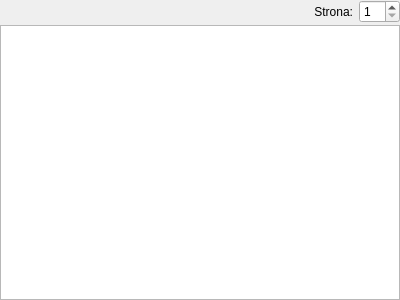
<?xml version="1.0" encoding="UTF-8"?>
<ui version="4.0">
 <class>HexEditor</class>
 <widget class="QWidget" name="HexEditor">
  <property name="geometry">
   <rect>
    <x>0</x>
    <y>0</y>
    <width>400</width>
    <height>300</height>
   </rect>
  </property>
  <property name="windowTitle">
   <string>Form</string>
  </property>
  <layout class="QGridLayout" name="gridLayout">
   <property name="leftMargin">
    <number>0</number>
   </property>
   <property name="topMargin">
    <number>0</number>
   </property>
   <property name="rightMargin">
    <number>0</number>
   </property>
   <property name="bottomMargin">
    <number>0</number>
   </property>
   <property name="spacing">
    <number>2</number>
   </property>
   <item row="0" column="0">
    <widget class="QWidget" name="pagesW" native="true">
     <layout class="QHBoxLayout" name="horizontalLayout">
      <property name="leftMargin">
       <number>0</number>
      </property>
      <property name="topMargin">
       <number>0</number>
      </property>
      <property name="rightMargin">
       <number>0</number>
      </property>
      <property name="bottomMargin">
       <number>0</number>
      </property>
      <item>
       <widget class="QLabel" name="label">
        <property name="sizePolicy">
         <sizepolicy hsizetype="Expanding" vsizetype="Preferred">
          <horstretch>0</horstretch>
          <verstretch>0</verstretch>
         </sizepolicy>
        </property>
        <property name="text">
         <string>Strona:</string>
        </property>
        <property name="alignment">
         <set>Qt::AlignRight|Qt::AlignTrailing|Qt::AlignVCenter</set>
        </property>
       </widget>
      </item>
      <item>
       <widget class="QSpinBox" name="pageB">
        <property name="minimum">
         <number>1</number>
        </property>
       </widget>
      </item>
     </layout>
    </widget>
   </item>
   <item row="1" column="0">
    <widget class="QTextEdit" name="hexE">
     <property name="lineWrapMode">
      <enum>QTextEdit::FixedColumnWidth</enum>
     </property>
     <property name="lineWrapColumnOrWidth">
      <number>40</number>
     </property>
     <property name="readOnly">
      <bool>true</bool>
     </property>
    </widget>
   </item>
  </layout>
 </widget>
 <tabstops>
  <tabstop>pageB</tabstop>
  <tabstop>hexE</tabstop>
 </tabstops>
 <resources/>
 <connections/>
</ui>
